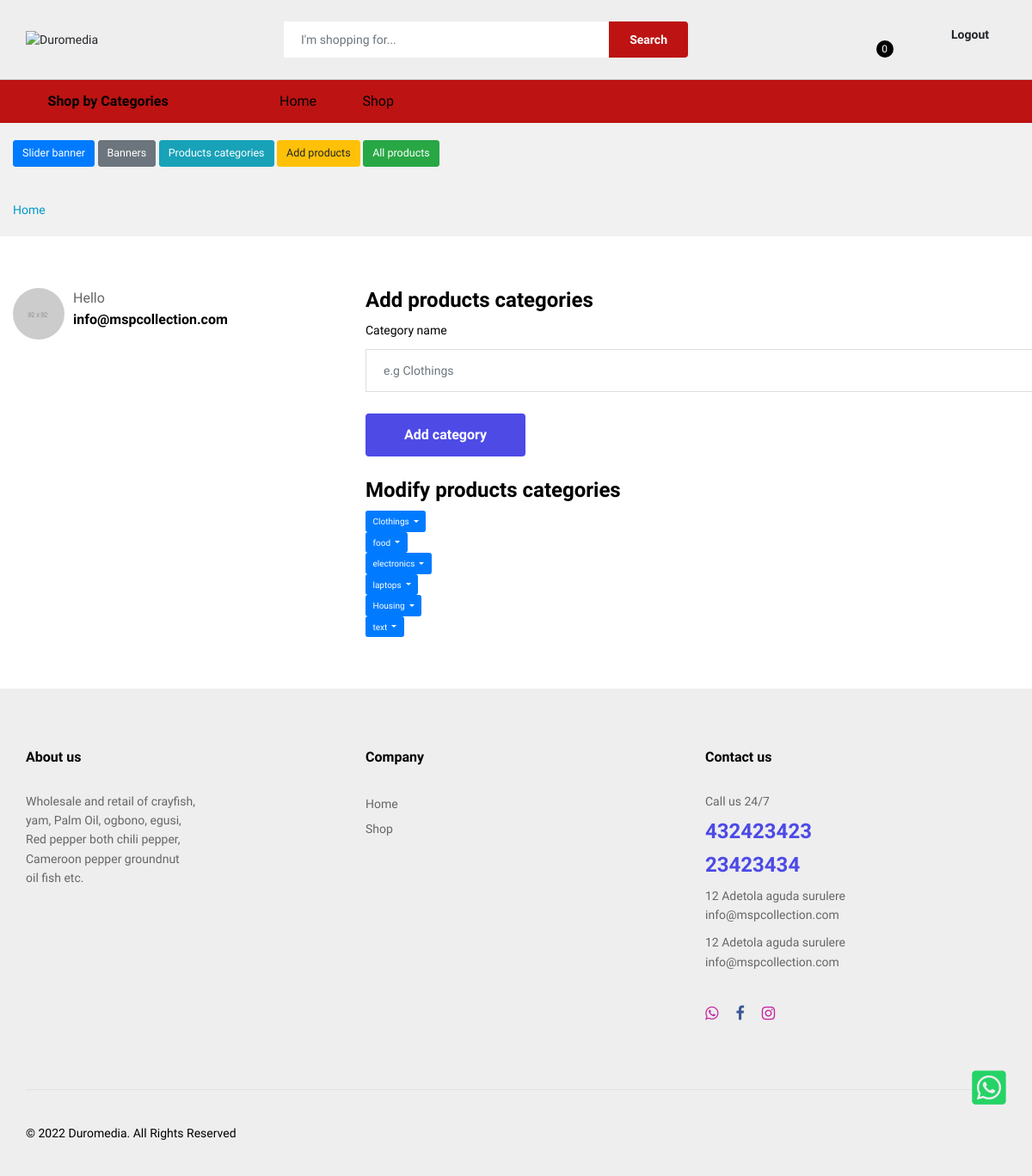
Before: /beta-souk/products-categories.php (signed in) with the older database file.
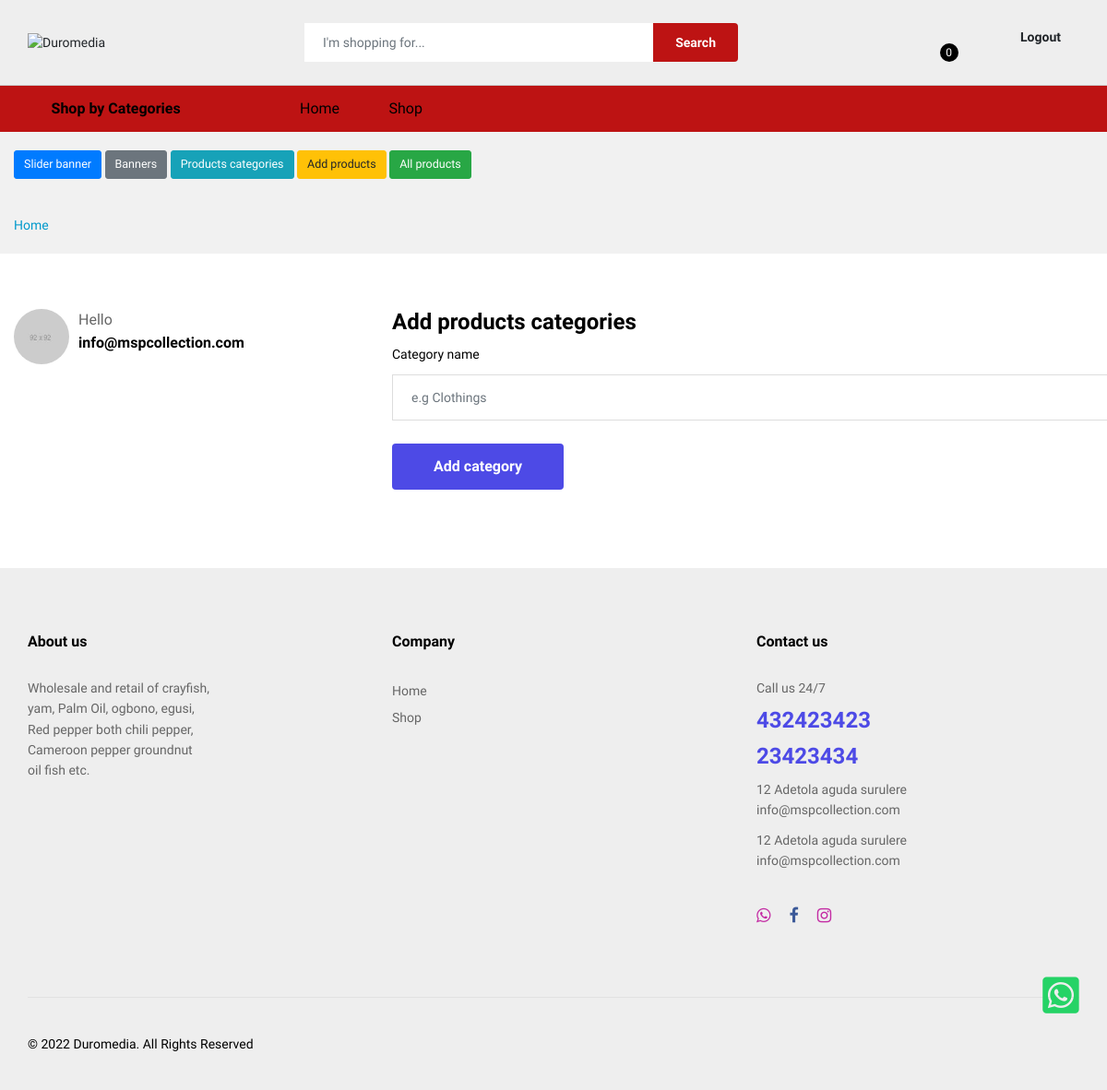
After: the same page with the newer database file.
### tables this page shows
CREATE TABLE `products_categories` (
  `products_categories_id` int(11) NOT NULL,
  `products_categories_name` varchar(20) NOT NULL,
  `products_categories_timestamp` timestamp NOT NULL DEFAULT CURRENT_TIMESTAMP ON UPDATE CURRENT_TIMESTAMP
);

### incs-template1/config.php (called while the page is built, shortened)
<?php
$website_name_with_spaces = "Duromedia";
$TEL = "432423423";
$TEL2 = "23423434";
$EMAIL = "info@mspcollection.com";
$EMAIL2 = "info@mspcollection.com";
$FB_LINK = "face";
$INSTAGRAM_LINK = "https://instagram.com/preshonestockshop.com.ng?igshid=1gvgy3ey8201tIfy";
$WHATSAPP_LINK = "fgsdffgsd";
$ADDRESS = "12 Adetola aguda surulere";
$ADDRESS2 ="12 Adetola aguda surulere";
?>

### beta-souk/products-categories.php (the view, shortened to what this page needs)
<?php
require_once ('../incs-template1/config.php');
 include ('../incs-template1/header.php');
 include ('../incs-template1/settings.php');
 ?>
<main class="ps-page--my-account">
        <div class="ps-breadcrumb">
            <div class="container">
                <ul class="breadcrumb">
                    <li><a href="/">Home</a></li>
                </ul>
            </div>
        </div>
        <section class="ps-section--account">
            <div class="container">
                <div class="row">
                    <div class="col-lg-4">
                        <div class="ps-section__left">
                            <aside class="ps-widget--account-dashboard">
                                <div class="ps-widget__header"><img src="img/users/3.jpg" alt="" />
                                    <figure>
                                        <figcaption>Hello</figcaption>
                                        <p><?=$EMAIL;?></p>
                                    </figure>
                                </div>
                            </aside>
                        </div>
                    </div>
                   <div class="col-lg-8">
                        <div class="ps-section__right">
                            <form class="ps-form--account-setting" action="" method="POST">
                                <div class="ps-form__header">
                                    <h3> Add products categories</h3>
                                </div>
                                <div class="ps-form__content">
                                     <div class="form-group">
                                        <label>Category name</label>
                                        <input class="form-control" type="text" placeholder="e.g Clothings" name="products_categories" value="<?php if(isset($_POST['products_categories'])){echo $_POST['products_categories'];} ?>">
                                    </div>
                                </div>
                                <div class="form-group submit">
                                    <button class="ps-btn" type="submit" name="submit">Add category</button>
                                </div>
                            </form>
                        </div>
<?php
     $select_products_cat = mysqli_query($connect, "SELECT products_categories_id, products_categories_name FROM products_categories WHERE products_categories_name != '".UNCATEGORIZED."'") or die(db_conn_error);
     if(mysqli_num_rows($select_products_cat) > 0){
echo '<div class="ps-form__header">
<h3>Modify products categories</h3>
</div>';
while($row_categories = mysqli_fetch_array($select_products_cat)){
echo '<div class="dropdown">
<button class="btn btn-primary dropdown-toggle" type="button" id="dropdownMenuButton" data-toggle="dropdown" aria-haspopup="true" aria-expanded="false">
'.$row_categories['products_categories_name'].'
</button>
<div class="dropdown-menu" aria-labelledby="dropdownMenuButton">
<form method="GET" action="products-categories-change.php">
<button type="submit" class="dropdown-item" name="modify_categories" value="'.$row_categories['products_categories_id'].'">Modify categories</button>
</form>
<form method="POST" action="">
<button type="submit" class="dropdown-item" name="delete_categories" value="'.$row_categories['products_categories_id'].'">Delete</button>
</form>
</div>
</div>';
     }
     }
?>
                    </div>
                </div>
            </div>
        </section>
    </main>
<?php include ('../incs-template1/footer.php'); ?>

### incs-template1/header.php (shortened to what this page needs)
<!DOCTYPE html>
<html lang="en">
<head>
    <link rel="stylesheet" href="https://use.fontawesome.com/releases/v5.1.1/css/all.css">
    <link rel="stylesheet" href="plugins/font-awesome/css/font-awesome.min.css">
    <link rel="stylesheet" href="fonts/Linearicons/Linearicons/Font/demo-files/demo.css">
    <link rel="stylesheet" href="plugins/bootstrap/css/bootstrap.min.css">
    <link rel="stylesheet" href="plugins/owl-carousel/assets/owl.carousel.min.css">
    <link rel="stylesheet" href="plugins/owl-carousel/assets/owl.theme.default.min.css">
    <link rel="stylesheet" href="plugins/slick/slick/slick.css">
    <link rel="stylesheet" href="plugins/nouislider/nouislider.min.css">
    <link rel="stylesheet" href="plugins/lightGallery-master/dist/css/lightgallery.min.css">
    <link rel="stylesheet" href="plugins/jquery-bar-rating/dist/themes/fontawesome-stars.css">
    <link rel="stylesheet" href="plugins/select2/dist/css/select2.min.css">
    <link rel="stylesheet" href="css/style.css">
    <link rel="stylesheet" href="css/color-style.css">
</head>
<body class="loaded">
    <header class="header header--1" data-sticky="true">
        <div class="header__top">
            <div class="ps-container">
                <div class="header__left">
                    <a class="ps-logo" href="/"><img src="images/logo/logo.jpg" alt="<?php if(!empty($website_name_with_spaces)){
                        echo $website_name_with_spaces;
                    }
                    ?>" /></a>
                </div>
                <div class="header__center">
                    <form class="ps-form--quick-search" action="search.php" method="GET">
                        <input class="form-control" type="text" placeholder="I'm shopping for..." id="input-search" name="search" value="<?php if(isset($_GET['search'])){echo $_GET['search'];} ?>"/>
                        <button type="submit">Search</button>
                    </form>
                </div>
                <div class="header__right">
                    <div class="header__actions">
                    <?php
                    if(!empty($_SESSION["shopping_cart"])) {
                    $cart_count = count(array_keys($_SESSION["shopping_cart"]));
                    echo '<div class="ps-cart--mini box"><a class="header__extra" href="cart.php"><i class="icon-bag2"></i><span><i>'.$cart_count.'</i></span></a></div>';
                    }else{
                        echo '<div class="ps-cart--mini box"><a class="header__extra" href="cart.php"><i class="icon-bag2"></i><span><i>0</i></span></a></div>';
                    }
                    ?>
                        <div class="ps-block--user-header">
                               <?php
                               if(isset( $_SESSION['user_id'])){
                                echo ' <div class="ps-block__left"> <i class="icon-user"></i></div>
                                    <div class="ps-block__right">
                                  <a href="'.GEN_WEBSITE.'/logout.php">Logout</a>
                            </div>'; }
                               ?>
                        </div>
                    </div>
                </div>
            </div>
        </div>
        <nav class="navigation">
            <div class="ps-container">
                <div class="navigation__left">
                    <div class="menu--product-categories">
                        <div class="menu__toggle"><i class="icon-menu"></i><span> Shop by Categories</span></div>
                    </div>
                </div>
                <div class="navigation__right">
                    <ul class="menu">
                        <li class=""><a href="<?=GEN_WEBSITE;?>">Home</a><span class="sub-toggle"></span>
                        </li>
                        <li class=""><a href="<?=GEN_WEBSITE.'/shop.php';?>">Shop</a><span class="sub-toggle"></span>
                        </li>
                    </ul>
                </div>
            </div>
        </nav>
    </header>

### incs-template1/settings.php
<?php
if(isset($_SESSION['user_id'])){
   echo
   '<div class="ps-breadcrumb">
<div class="container">
<a href="slider-banners.php"><button type="button" class="btn btn-primary btn-lg">Slider banner</button></a>
<a href="banners.php"><button type="button" class="btn btn-secondary btn-lg">Banners</button></a>
<a href="products-categories.php"><button type="button" class="btn btn-info btn-lg">Products categories</button></a>
<a href="add-products.php"><button type="button" class="btn btn-warning btn-lg">Add products</button></a>
<a href="shop.php"><button type="button" class="btn btn-success btn-lg">All products</button></a>
</div>
</div>';
}
?>

### incs-template1/footer.php (shortened to what this page needs)
<footer class="ps-footer">
    <div class="ps-container">
        <div class="ps-footer__widgets">
        <aside class="widget widget_footer">
                <h4 class="widget-title">About us</h4>
                <ul class="ps-list--link">
                    <p><?=FOOTER_DESCRIPTION;?></p>
                </ul>
            </aside>
            <aside class="widget widget_footer">
                <h4 class="widget-title">Company</h4>
                <ul class="ps-list--link">
                    <li><a href="/">Home</a></li>
                    <li><a href="shop.php">Shop</a></li>
                </ul>
            </aside>
        <aside class="widget widget_footer widget_contact-us">
                <h4 class="widget-title">Contact us</h4>
                <div class="widget_content">
                    <p>Call us 24/7</p>
                    <h3><?=$TEL;?></h3>
                    <h3><?=$TEL2;?></h3>
                    <p><?=$ADDRESS;?><br><a href="mailto:<?=$EMAIL;?>"><?=$EMAIL;?></a></p>
                    <p><?=$ADDRESS2;?><br><a href="mailto:<?=$EMAIL2;?>"><?=$EMAIL2;?></a></p>
                    <ul class="ps-list--social">
                   <?php
                   if(!empty($WHATSAPP_LINK)){echo '<li><a target="_blank" class="instagram" href="'.$WHATSAPP_LINK.'"><i class="fa fa-whatsapp"></i></a></li>';}
                   if(!empty($FB_LINK)){echo '<li><a target="_blank" class="facebook" href="'.$FB_LINK.'"><i class="fa fa-facebook"></i></a></li>';}
                            if(!empty($INSTAGRAM_LINK)){echo '<li><a target="_blank" class="instagram" href="'.$INSTAGRAM_LINK.'"><i class="fa fa-instagram"></i></a></li>';}
                    ?>
                    </ul>
                </div>
            </aside>
        </div>
        <div class="ps-footer__copyright">
            <p>&copy; <script>var footer_date=new Date(); document.write(footer_date.getFullYear())</script> Duromedia. All Rights Reserved</p>
        </div>
    </div>
</footer>
 <div id="scrool">
    <div class="whatsapp">
        <?php
        if(!empty($WHATSAPP_LINK)) {
            echo '<a href="'.$WHATSAPP_LINK.'" target="_blank">
               <i class="fab fa-whatsapp-square    "></i>
            </a>';
        }
        ?>
    </div>
</div>
</body>
</html>

### beta-souk/css/color-style.css (style rules this page uses)
.header .header__top { background-color: #eee; }
.navigation { background-color: #bd1313; }
.ps-form--quick-search button, .ps-form--search-mobile button { background-color: #bd1313; color: #ffffff; }
.ps-block--user-header i, .ps-block--site-features .ps-block__left i { color: #bd1313; }
.ps-footer { background-color: #eee; }
.widget_contact-us .widget_content h3 { color: #4d4ae6; }
.ps-btn { background-color: #4d4ae6; }
button.ps-btn { background-color: #4d4ae6; }
.ps-btn, button.ps-btn { color: #fff; }

Changed rows visible on the page:
removed products_categories: products_categories_name "Clothings"
removed products_categories: products_categories_name "food"
removed products_categories: products_categories_name "electronics"
removed products_categories: products_categories_name "laptops"
removed products_categories: products_categories_name "Housing"
removed products_categories: products_categories_name "text"
Other visible differences:
text no longer shown: "Modify products categories"
